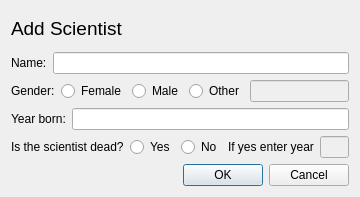
<?xml version="1.0" encoding="UTF-8"?>
<ui version="4.0">
 <class>addScientist</class>
 <widget class="QDialog" name="addScientist">
  <property name="geometry">
   <rect>
    <x>0</x>
    <y>0</y>
    <width>360</width>
    <height>197</height>
   </rect>
  </property>
  <property name="windowTitle">
   <string>Dialog</string>
  </property>
  <layout class="QVBoxLayout" name="verticalLayout_2">
   <item>
    <layout class="QVBoxLayout" name="verticalLayout">
     <item>
      <widget class="QLabel" name="label_6">
       <property name="font">
        <font>
         <pointsize>14</pointsize>
        </font>
       </property>
       <property name="text">
        <string>Add Scientist</string>
       </property>
      </widget>
     </item>
     <item>
      <layout class="QHBoxLayout" name="horizontalLayout_3">
       <item>
        <widget class="QLabel" name="label">
         <property name="text">
          <string>Name:</string>
         </property>
        </widget>
       </item>
       <item>
        <widget class="QLineEdit" name="nameAdd"/>
       </item>
      </layout>
     </item>
     <item>
      <layout class="QHBoxLayout" name="horizontalLayout">
       <item>
        <widget class="QLabel" name="label_2">
         <property name="text">
          <string>Gender:</string>
         </property>
        </widget>
       </item>
       <item>
        <widget class="QRadioButton" name="genderFemaleButton">
         <property name="text">
          <string>Female</string>
         </property>
        </widget>
       </item>
       <item>
        <widget class="QRadioButton" name="genderMaleButton">
         <property name="text">
          <string>Male</string>
         </property>
        </widget>
       </item>
       <item>
        <widget class="QRadioButton" name="genderOtherButton">
         <property name="text">
          <string>Other</string>
         </property>
        </widget>
       </item>
       <item>
        <widget class="QLineEdit" name="genderOtherText">
         <property name="enabled">
          <bool>false</bool>
         </property>
        </widget>
       </item>
      </layout>
     </item>
     <item>
      <layout class="QHBoxLayout" name="horizontalLayout_4">
       <item>
        <widget class="QLabel" name="label_3">
         <property name="text">
          <string>Year born:</string>
         </property>
        </widget>
       </item>
       <item>
        <widget class="QLineEdit" name="addBirth"/>
       </item>
      </layout>
     </item>
     <item>
      <layout class="QHBoxLayout" name="horizontalLayout_2">
       <item>
        <widget class="QLabel" name="label_4">
         <property name="text">
          <string>Is the scientist dead?</string>
         </property>
        </widget>
       </item>
       <item>
        <widget class="QRadioButton" name="deathYesButton">
         <property name="text">
          <string>Yes</string>
         </property>
        </widget>
       </item>
       <item>
        <widget class="QRadioButton" name="deathNoButton">
         <property name="text">
          <string>No</string>
         </property>
        </widget>
       </item>
       <item>
        <widget class="QLabel" name="label_5">
         <property name="text">
          <string>If yes enter year</string>
         </property>
        </widget>
       </item>
       <item>
        <widget class="QLineEdit" name="addDeath">
         <property name="enabled">
          <bool>false</bool>
         </property>
        </widget>
       </item>
      </layout>
     </item>
    </layout>
   </item>
   <item>
    <widget class="QDialogButtonBox" name="buttonAdd">
     <property name="orientation">
      <enum>Qt::Horizontal</enum>
     </property>
     <property name="standardButtons">
      <set>QDialogButtonBox::Cancel|QDialogButtonBox::Ok</set>
     </property>
    </widget>
   </item>
  </layout>
 </widget>
 <resources/>
 <connections>
  <connection>
   <sender>buttonAdd</sender>
   <signal>accepted()</signal>
   <receiver>addScientist</receiver>
   <slot>accept()</slot>
   <hints>
    <hint type="sourcelabel">
     <x>248</x>
     <y>254</y>
    </hint>
    <hint type="destinationlabel">
     <x>157</x>
     <y>274</y>
    </hint>
   </hints>
  </connection>
  <connection>
   <sender>buttonAdd</sender>
   <signal>rejected()</signal>
   <receiver>addScientist</receiver>
   <slot>reject()</slot>
   <hints>
    <hint type="sourcelabel">
     <x>316</x>
     <y>260</y>
    </hint>
    <hint type="destinationlabel">
     <x>286</x>
     <y>274</y>
    </hint>
   </hints>
  </connection>
 </connections>
</ui>
